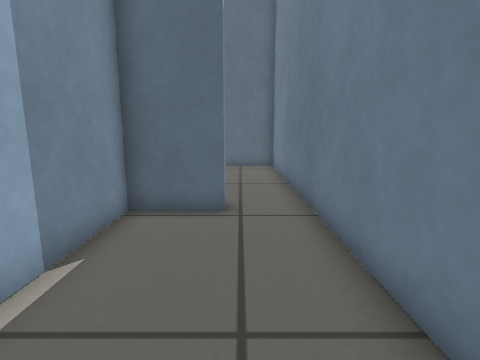
view 1 (above)

16 first-person views from a walk through a robot-simulator world made for Gazebo. The camera is 0.5 m above the floor, tilts 10° down and sees 80° across. The floor is counted in squares, 0.25 m on a side. Each view is taken from the middle of a square. On the plan, view 1 faces up. The plan holds only what a view shows up to about 16 squares ahead; the rest is blank.

view 2
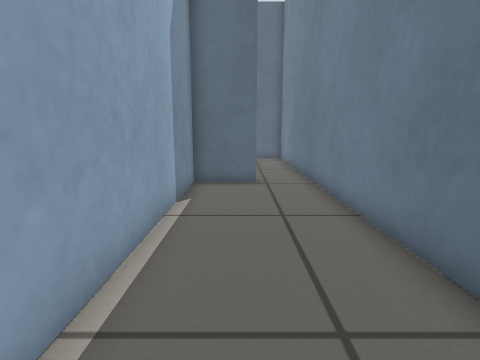

view 3
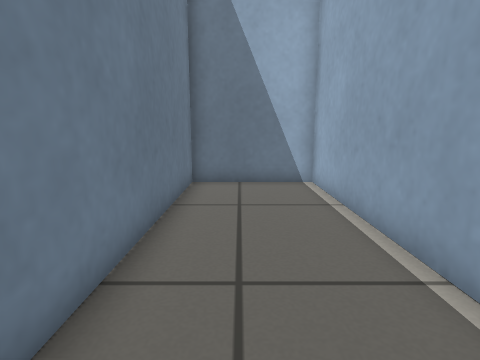

view 4
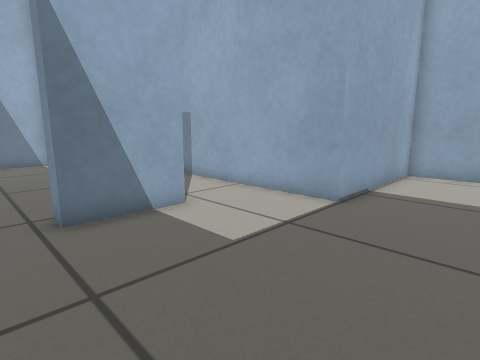

view 5
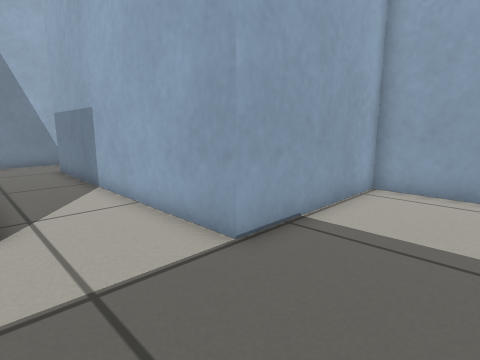

view 6
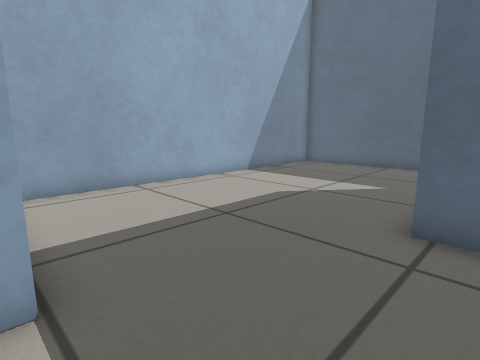

view 7
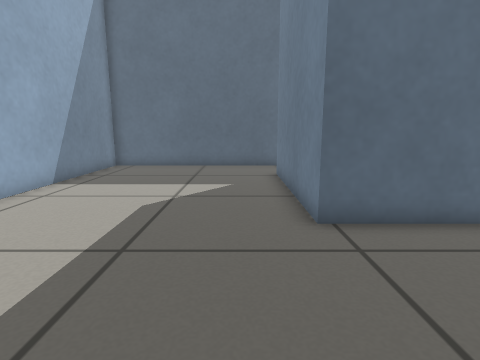

view 8
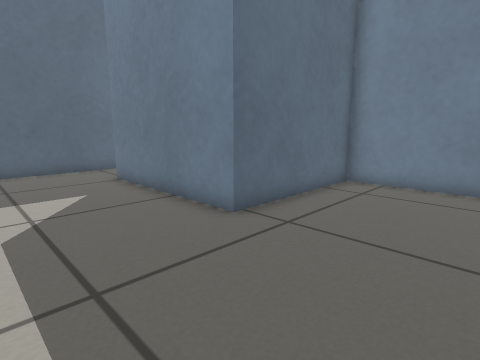

view 9
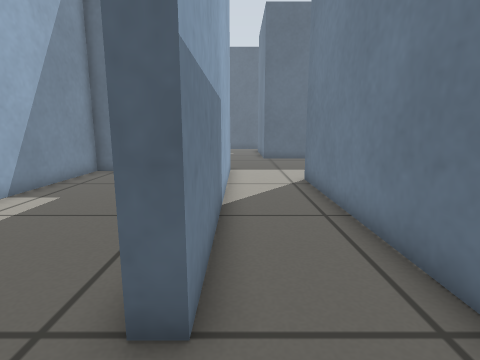

view 10
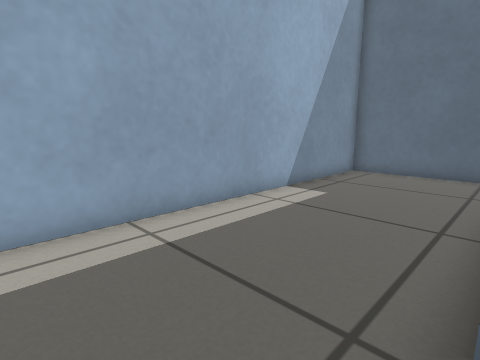

view 11
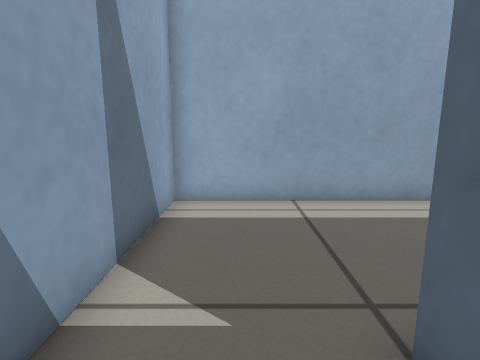

view 12
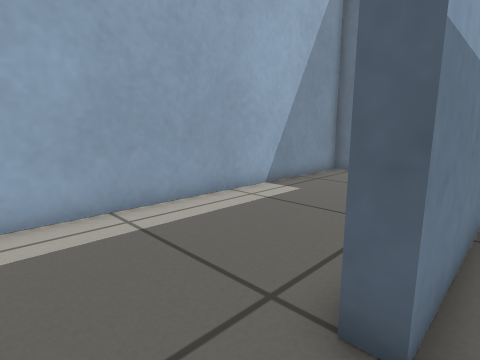

view 13
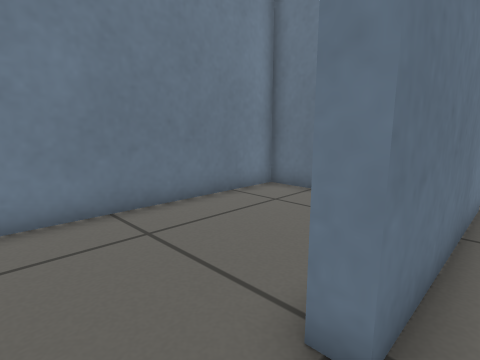

view 14
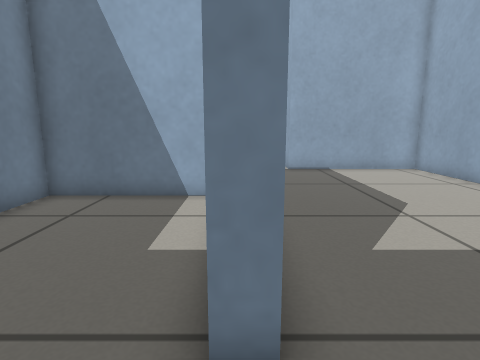

view 15
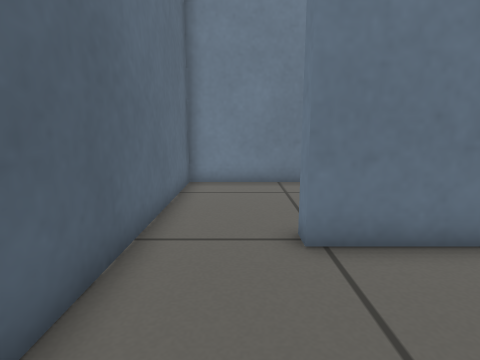

view 16
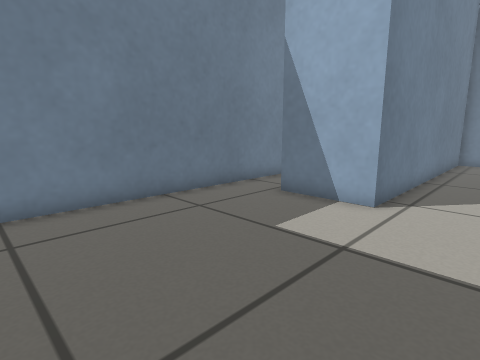

### Floor plan
Points are (right, up) in squares from view 1. A wall is a line through its corners. A room is listed if a view was taken in it or the views show most of it. See-through windows are left out.
Room 1 (views 1, 2, 3)
walls: (-0.4, 6.9) (-2.8, 6.9) (-2.8, -4.9) (1.8, -4.9) (1.8, 6.5)
ways out: opening at (0.5, 7) to room 2
Room 2 (views 4, 5, 6, 7, 9, 11, 12)
walls: (-6.5, 10.4) (-6.5, -1.6); (1.8, 6.5) (1.8, 15.9) (-4.3, 15.9); (-6.6, -4.9) (-3.4, -4.9) (-3.4, 7.5) (-0.4, 7.5) (-0.4, 6.9)
ways out: opening at (0.5, 7) to room 1; opening at (-5.6, 13) to room 3; opening at (-7, -3) to room 4
Room 3 (views 8, 13, 14, 15, 16)
walls: (-4.3, 15.9) (-4.3, 22.9) (-3.6, 22.9); (-3.4, 25.9) (-13, 25.9) (-13, 10.4) (-6.5, 10.4)
ways out: opening at (-5.6, 13) to room 2; opening at (-4, 24) to room 5
Room 4 (view 10)
walls: (-6.5, -1.6) (-7.1, -1.6); (-8.1, 9.8) (-13, 9.8) (-13, -4.9) (-6.6, -4.9)
ways out: opening at (-7, -3) to room 2
Room 5 (no view inside)
walls: (-3, 16.5) (1.8, 16.5) (1.8, 25.9) (-3.4, 25.9)
ways out: opening at (-4, 24) to room 3

Where each view was taken, in squares from view 1:
view 1: 0 up, 0 right, facing up
view 2: 4 down, 1 left, facing up
view 3: 6 up, 0 right, facing down
view 4: 14 up, 1 right, facing down-left
view 5: 14 up, 3 left, facing down-left
view 6: 10 up, 3 left, facing up-left
view 7: 10 up, 6 left, facing up
view 8: 11 up, 9 left, facing up-right
view 9: 4 down, 6 left, facing up
view 10: 4 down, 7 left, facing up-left
view 11: 3 down, 5 left, facing left
view 12: 4 down, 6 left, facing up-left
view 13: 25 up, 5 left, facing down-right
view 14: 25 up, 4 left, facing down
view 15: 24 up, 9 left, facing right
view 16: 15 up, 6 left, facing down-right
